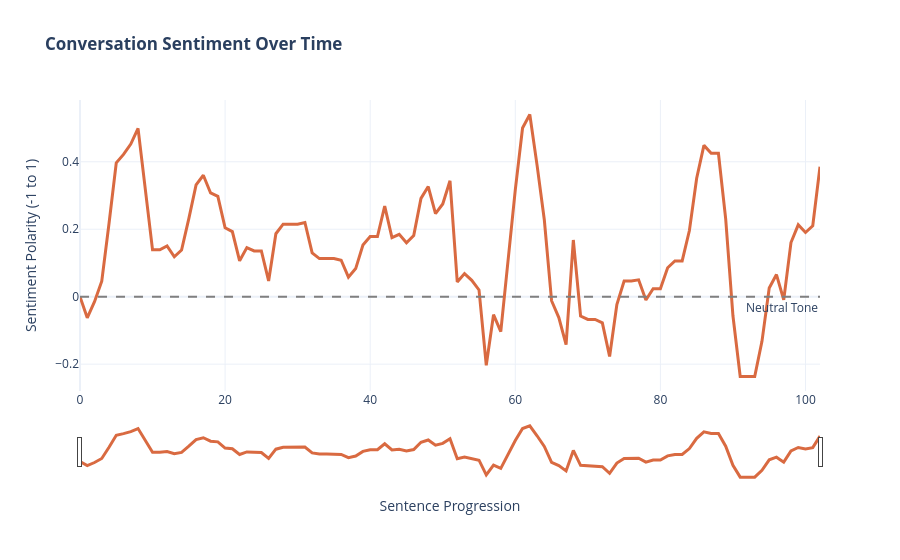

Source (notebook cell):
### Markdown cell above
## Interactive Visualizations

### Code cell
# Wrap the text using HTML tags
df_sentiment['Wrapped_Text'] = df_sentiment['Text'].apply(
    lambda x: '<br>'.join(textwrap.wrap(x, width=60))
)

# Initialize Plotly figure
fig1 = go.Figure()

# Add Rolling Average Line
fig1.add_trace(go.Scatter(
    x=df_sentiment['Sentence_Index'],
    y=df_sentiment['Rolling_Polarity'],
    mode='lines',
    name='5-Sentence Rolling Avg',
    line=dict(color='#D96A41', width=3),
    
    # Customize hover tool
    hovertemplate=
    '<b>Sentence %{x}</b><br>' +
    '<b>Rolling Polarity:</b> %{y:.2f}<br>' +
    '<br><b>Exact Quote:</b><br><i>%{customdata}</i><extra></extra>',
    customdata=df_sentiment['Wrapped_Text']
))

# Add Neutral Baseline
fig1.add_hline(
    y=0, 
    line_dash="dash", 
    line_color="gray", 
    annotation_text="Neutral Tone", 
    annotation_position="bottom right"
)

# Layout, Range Slider
fig1.update_layout(
    title='<b>Conversation Sentiment Over Time</b>',
    xaxis_title='Sentence Progression',
    yaxis_title='Sentiment Polarity (-1 to 1)',
    template='plotly_white',
    hovermode="x unified",
    xaxis=dict(
        rangeslider=dict(visible=True),
        type="linear"
    )
)

fig1.show()

### Figure 1 — Plotly figure (JSON) as saved in the notebook; plotly's stock layout.template omitted (floating-point values rounded to 4 significant figures)
{"data": [{"customdata": ["Let's work through a hypothetical scenario.", "I am hosting a dinner party and can invite anyone from the<br>past or present.", "I want to have 10 guests and a mix of political figures,<br>entertainment stars, and highly respected professionals in<br>their field (i.e., economists, biologists, entrepreneurs,<br>etc.).", "Guests should be intelligent but approachable and have a<br>sense of humor such that conversations don't risk becoming<br>unbalanced and too serious.", "Can you provide me an ideal guest list of 10?", "This is a brilliant challenge.", "The key to a dinner party like this isn't just<br>\"greatness\"—it’s chemistry.", "You need people who are comfortable being the smartest<br>person in the room but have enough humility to pass the salt<br>and laugh at themselves.", "Here is an ideal guest list of 10 figures who bridge the gap<br>between profound brilliance and genuine wit.", "The Political Heavyweights (With a Wink) Benjamin Franklin:<br>The ultimate \"Renaissance Man.\"", "He was a diplomat and Founding Father, but also a notorious<br>prankster and wit.", "He’d keep the conversation flowing and likely offer to fix<br>your toaster (or reinvent it).", "Ann Richards: The former Governor of Texas was legendary for<br>her sharp tongue and \"white-hot\" humor.", "She could hold her own against any world leader while making<br>the entire table roar with laughter.", "The Entertainment & Cultural Icons Dolly Parton: Don't let<br>the rhinestones fool you; she is a master business mogul and<br>songwriter.", "Dolly is famously self-deprecating, approachable, and has a<br>way of making everyone feel like the most important person<br>in the room.", "Trevor Noah: He bridges the gap between global politics and<br>entertainment perfectly.", "He’s incredibly well-read on international affairs but views<br>the world through a lens of observational comedy that keeps<br>things light.", "The \"Mad Scientists\" & Naturalists Richard Feynman: A Nobel<br>Prize-winning physicist who also played the bongo drums and<br>loved cracking safes.", "He had a \"childlike curiosity\" and hated stuffiness, making<br>him the perfect person to explain quantum mechanics without<br>ruining the appetizers.", "Jane Goodall: You need someone to ground the table.", "Jane is one of the most respected biologists in history, but<br>she possesses a serene, dry sense of humor and incredible<br>stories that remind everyone of our connection to the world.", "The Business & Tech Visionaries Steve Wozniak:", "Unlike some \"intense\" tech founders, \"The Woz\" is a known<br>prankster who values fun as much as innovation.", "He’d be the one showing everyone a neat gadget he built out<br>of a calculator and a paperclip.", "Sara Blakely: The founder of Spanx is a master of \"failing<br>forward.\"", "She’s an elite entrepreneur who is refreshingly open about<br>her blunders and has a background in stand-up comedy—perfect<br>for keeping the \"entrepreneur talk\" from getting too<br>corporate.", "The Wise Generalists Maya Angelou:", "She was a poet, civil rights activist, and memoirist, but<br>she also had a deep, soulful laugh and a love for good food.", "She provides the \"emotional glue\" for the evening.", "Julia Child:", "Technically an \"entertainment star\" and a culinary<br>professional, but also a former OSS intelligence bridge.", "She was famously unpretentious; if the soufflé falls, she’d<br>just tell everyone to \"pick it up and put it back in!\"", "Why this mix works: Low Egos, High Intellect: Everyone here<br>has reached the top of their field but is famous for their<br>approachability.", "The \"Bridge\" Factor: Trevor Noah can talk to Ann Richards<br>about politics; Feynman can talk to Wozniak about<br>engineering; Julia Child can talk to Ben Franklin about...", "well, everything.", "Vibe Check: You have enough \"big\" personalities to keep the<br>energy up, but enough \"listeners\" (like Goodall and Angelou)<br>to ensure the table doesn't turn into a shouting match.", "Would you like me to help you design a three-course menu<br>that would satisfy this specific group of legends?", "Can you generate three \"hot potato\" questions to ask during<br>the dinner that will keep conversation interesting but also<br>humorous?", "To keep a table of this caliber engaged, you need questions<br>that are intellectually chewy but tonally light.", "These \"Hot Potato\" questions are designed to bounce around<br>the table, forcing a Nobel Prize winner to debate a country<br>music legend on equal footing.", "1.", "The \"Accidental Genius\" Prompt \"What is the most successful<br>or 'brilliant' thing you’ve ever done that was actually a<br>complete, embarrassing mistake?\" Why it works: This is the<br>ultimate equalizer.", "High-achievers like Sara Blakely (who started Spanx by<br>cutting the feet off pantyhose) and Richard Feynman (who won<br>a Nobel Prize because he started calculating the physics of<br>a wobbling cafeteria plate) will love this.", "It moves the conversation away from \"look how great I am\" to<br>\"look how lucky/clumsy I am,\" which builds instant rapport.", "2.", "The \"Interspecies Governance\" Prompt \"If we had to replace<br>the entire world's political leadership with a single<br>species of animal, which species would lead us into a<br>utopia, and which would lead us into immediate, hilarious<br>chaos?", "\" Why it works: This perfectly bridges the gap between your<br>guests.", "Jane Goodall can provide actual primate data; Ann Richards<br>and Trevor Noah can lampoon current political structures;<br>and Ben Franklin—who famously wanted the turkey to be the<br>national bird—would have a field day defending the honor of<br>the avian world.", "3.", "The \"Preemptive Mugshot\" Prompt \"If the police showed up at<br>this front door right now and arrested everyone at this<br>table without explanation, what would your closest friends<br>and family assume you finally got caught doing?\" Why it<br>works: This is the \"mischief\" question.", "It’s a playful way to let guests poke fun at their own<br>reputations.", "Dolly Parton might joke about a \"glitter-smuggling ring,\"<br>while Steve Wozniak might admit to a high-tech prank gone<br>wrong.", "It forces everyone to reveal a bit of their \"inner rebel\" in<br>a way that is inherently humorous and humanizing.", "Pro-Tip for the Host: If the conversation starts to lean too<br>heavily into one person’s expertise (e.g., Feynman gets too<br>deep into particle physics), use Julia Child as your \"reset<br>button.\"", "Simply ask: \"Julia, if Richard’s subatomic particles were an<br>ingredient in a sauce, would they be a thickening agent or a<br>garnish?\"", "It’s impossible to be stuffy when you're talking about<br>physics through the lens of gravy.", "Would you like me to draft a custom \"Icebreaker Menu\" card<br>for each guest that includes a personalized, funny trivia<br>fact about them?", "Can you create a sample, fake conversation that the first<br>hot potato question (\"Accidental Genius\" prompt) might<br>inspire?", "This is the moment the dinner party moves from \"polite<br>networking\" to \"legendary evening.\"", "Imagine the candles are flickering, Julia Child has just<br>served a perfectly imperfect duck l'orange, and you drop the<br>\"Accidental Genius\" question.", "Here is how that conversation might play out: The<br>\"Accidental Genius\" Round-Table The Host: \"Alright,<br>everyone, time for a 'Hot Potato.'", "What is the most successful thing you’ve ever done that was<br>actually a complete, embarrassing mistake?", "\" Sara Blakely: (Laughing immediately) \"Oh, I’ll take this.", "My entire billion-dollar company started because I was too<br>cheap to buy new clothes!", "I had these cream-colored pants and no 'smooth' underwear to<br>wear beneath them.", "I took a pair of scissors and cut the feet off my control-<br>top pantyhose.", "I spent the whole night with the legs rolling up my thighs<br>like window shades.", "It was a disaster, but I looked great in the pants.", "Thus, Spanx was born from a pair of ruined tights and a lack<br>of planning!\" Richard Feynman: (Leaning forward, eyes<br>twinkling) \"That’s high-level engineering, Sara!", "My Nobel Prize essentially started because I was bored in a<br>Cornell cafeteria.", "I saw a guy throw a dinner plate in the air like a Frisbee.", "I noticed the plate wobbled, but the red Cornell medallion<br>on the plate rotated faster than the wobble.", "I started calculating the motion just for the 'fun' of it.", "People thought I was doing deep, serious research.", "I was actually just avoidng my real work because I was<br>burned out.", "That 'cafeteria wobble' eventually led me to the equations<br>for quantum electrodynamics.", "\" Ann Richards: (Dryly) \"Richard, honey, only a man could<br>win a Nobel Prize for watching someone throw dishes.", "If a woman did that, we’d just call it 'Tuesday night with<br>the ex-husband'!", "\" The table erupts in laughter.", "Julia Child nearly spills her wine.", "Julia Child: \"Exactly!", "I once dropped a potato pancake directly onto the stove<br>during a live broadcast.", "I didn't have a backup, so I just scooped it up, plopped it<br>back in the pan, and told the audience, 'Remember, you are<br>alone in the kitchen, nobody can see you!'", "People wrote me letters for years saying it was a<br>'brilliant' lesson in culinary confidence.", "Truly, I was just terrified of losing a perfectly good<br>potato!\" Benjamin Franklin: \"Mistakes are the portals of<br>discovery, Julia.", "I once attempted to electrocute a turkey for a Christmas<br>gala—I thought the electricity would make the meat<br>uncommonly tender.", "Instead, I managed to shock myself into unconsciousness in<br>front of all my guests.", "When I woke up, they were all applauding, thinking I was<br>testing the limits of human conductivity.", "I didn't have the heart to tell them I was just a hungry man<br>with a very poor grip on a wire.", "\" Dolly Parton: (Giggling) \"Well, Ben, at least you had a<br>spark!", "I once entered a 'Dolly Parton Lookalike Contest' at a drag<br>club in Hollywood.", "I went totally over the top—higher hair, bigger everything.", "And I lost!", "To a man!", "It was the most embarrassing 'failure' of my life, but it<br>became my favorite story to tell.", "It taught me that nobody does 'Dolly' quite like a<br>professional, including me.", "\" Maya Angelou: (In her deep, melodic voice) \"You see?", "We are all just beautiful accidents waiting for a place to<br>happen.", "\" Why this works: The Power Dynamics: By starting with Sara<br>Blakely and Julia Child, you've established a \"no-judgment<br>zone\" where even the most successful people can admit to<br>being messy.", "The Pivot: Feynman and Franklin provide the intellectual<br>weight, showing that even \"Hard Science\" is often just a<br>series of lucky stumbles.", "The Closer: Dolly Parton and Maya Angelou bring it back to<br>the human element, ensuring the conversation feels warm<br>rather than competitive.", "Would you like me to create a \"Seating Chart\" for these 10<br>guests to ensure the best possible cross-table banter?"], "hovertemplate": "<b>Sentence %{x}</b><br><b>Rolling Polarity:</b> %{y:.2f}<br><br><b>Exact Quote:</b><br><i>%{customdata}</i><extra></extra>", "line": {"color": "#D96A41", "width": 3}, "mode": "lines", "name": "5-Sentence Rolling Avg", "type": "scatter", "x": [0, 1, 2, 3, 4, 5, 6, 7, 8, 9, 10, 11, 12, 13, 14, 15, 16, 17, 18, 19, 20, 21, 22, 23, 24, 25, 26, 27, 28, 29, 30, 31, 32, 33, 34, 35, 36, 37, 38, 39, 40, 41, 42, 43, 44, 45, 46, 47, 48, 49, 50, 51, 52, 53, 54, 55, 56, 57, 58, 59, 60, 61, 62, 63, 64, 65, 66, 67, 68, 69, 70, 71, 72, 73, 74, 75, 76, 77, 78, 79, 80, 81, 82, 83, 84, 85, 86, 87, 88, 89, 90, 91, 92, 93, 94, 95, 96, 97, 98, 99, 100, 101, 102], "y": [0.0, -0.0625, -0.015, 0.04604, 0.2168, 0.3968, 0.4218, 0.4525, 0.4989, 0.3189, 0.1389, 0.1389, 0.1506, 0.1183, 0.1383, 0.2317, 0.3317, 0.36, 0.3075, 0.2975, 0.2042, 0.1931, 0.1064, 0.1456, 0.1356, 0.1356, 0.04667, 0.1867, 0.215, 0.215, 0.215, 0.22, 0.13, 0.113, 0.113, 0.113, 0.108, 0.058, 0.08333, 0.1533, 0.1783, 0.1783, 0.2683, 0.175, 0.185, 0.16, 0.1814, 0.2914, 0.3264, 0.2464, 0.275, 0.3436, 0.04357, 0.06857, 0.04857, 0.02, -0.2033, -0.05333, -0.1033, 0.1167, 0.3167, 0.5, 0.54, 0.39, 0.228, -0.01197, -0.06197, -0.142, 0.168, -0.0575, -0.0675, -0.0675, -0.0775, -0.1775, -0.02333, 0.04667, 0.04667, 0.05, -0.01, 0.02333, 0.02333, 0.08583, 0.1061, 0.1061, 0.1961, 0.3511, 0.4486, 0.425, 0.425, 0.231, -0.0565, -0.2365, -0.2365, -0.2365, -0.1325, 0.02556, 0.06556, -0.009444, 0.1606, 0.2131, 0.1903, 0.2103, 0.3853]}], "layout": {"annotations": [{"showarrow": false, "text": "Neutral Tone", "x": 1, "xanchor": "right", "xref": "x domain", "y": 0, "yanchor": "top", "yref": "y"}], "autosize": true, "hovermode": "x unified", "shapes": [{"line": {"color": "gray", "dash": "dash"}, "type": "line", "x0": 0, "x1": 1, "xref": "x domain", "y0": 0, "y1": 0, "yref": "y"}], "title": {"text": "<b>Conversation Sentiment Over Time</b>"}, "xaxis": {"autorange": true, "range": [0, 102], "rangeslider": {"autorange": true, "range": [0, 102], "visible": true, "yaxis": {"_template": null, "rangemode": "match"}}, "title": {"text": "Sentence Progression"}, "type": "linear"}, "yaxis": {"autorange": true, "range": [-0.2796, 0.5831], "title": {"text": "Sentiment Polarity (-1 to 1)"}, "type": "linear"}}}
